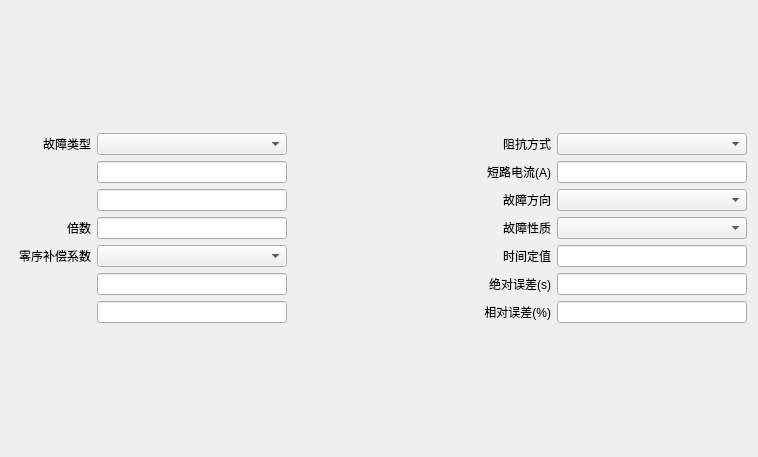
<?xml version="1.0" encoding="UTF-8"?>
<ui version="4.0">
 <class>QDistanceItemParaEditWidget</class>
 <widget class="QWidget" name="QDistanceItemParaEditWidget">
  <property name="geometry">
   <rect>
    <x>0</x>
    <y>0</y>
    <width>758</width>
    <height>457</height>
   </rect>
  </property>
  <property name="windowTitle">
   <string>Form</string>
  </property>
  <layout class="QVBoxLayout" name="verticalLayout">
   <item>
    <layout class="QGridLayout" name="m_gridLayout">
     <item row="2" column="0">
      <widget class="QLabel" name="m_labZAng">
       <property name="text">
        <string/>
       </property>
       <property name="alignment">
        <set>Qt::AlignRight|Qt::AlignTrailing|Qt::AlignVCenter</set>
       </property>
      </widget>
     </item>
     <item row="3" column="0">
      <widget class="QLabel" name="m_labRate">
       <property name="text">
        <string>倍数</string>
       </property>
       <property name="alignment">
        <set>Qt::AlignRight|Qt::AlignTrailing|Qt::AlignVCenter</set>
       </property>
      </widget>
     </item>
     <item row="4" column="2">
      <widget class="QComboBox" name="m_cmbK0Mode"/>
     </item>
     <item row="3" column="2">
      <widget class="QLineEdit" name="m_txtRate"/>
     </item>
     <item row="4" column="3">
      <spacer name="horizontalSpacer">
       <property name="orientation">
        <enum>Qt::Horizontal</enum>
       </property>
       <property name="sizeHint" stdset="0">
        <size>
         <width>40</width>
         <height>20</height>
        </size>
       </property>
      </spacer>
     </item>
     <item row="3" column="6">
      <widget class="QComboBox" name="m_cmb_ErrorNature"/>
     </item>
     <item row="0" column="4">
      <widget class="QLabel" name="m_lab_RSC">
       <property name="text">
        <string>阻抗方式</string>
       </property>
       <property name="alignment">
        <set>Qt::AlignRight|Qt::AlignTrailing|Qt::AlignVCenter</set>
       </property>
      </widget>
     </item>
     <item row="0" column="6">
      <widget class="QComboBox" name="m_cmb_RSC"/>
     </item>
     <item row="1" column="4">
      <widget class="QLabel" name="m_labFaultCurrent">
       <property name="text">
        <string>短路电流(A)</string>
       </property>
       <property name="alignment">
        <set>Qt::AlignRight|Qt::AlignTrailing|Qt::AlignVCenter</set>
       </property>
      </widget>
     </item>
     <item row="1" column="2">
      <widget class="QLineEdit" name="m_txtZSetting"/>
     </item>
     <item row="2" column="4">
      <widget class="QLabel" name="m_lab_ErrorDirc">
       <property name="text">
        <string>故障方向</string>
       </property>
       <property name="alignment">
        <set>Qt::AlignRight|Qt::AlignTrailing|Qt::AlignVCenter</set>
       </property>
      </widget>
     </item>
     <item row="2" column="6">
      <widget class="QComboBox" name="m_cmb_ErrorDirc"/>
     </item>
     <item row="0" column="2">
      <widget class="QComboBox" name="m_cmb_ErrorType"/>
     </item>
     <item row="3" column="4">
      <widget class="QLabel" name="m_lab_ErrorNature">
       <property name="text">
        <string>故障性质</string>
       </property>
       <property name="alignment">
        <set>Qt::AlignRight|Qt::AlignTrailing|Qt::AlignVCenter</set>
       </property>
      </widget>
     </item>
     <item row="1" column="0">
      <widget class="QLabel" name="m_labZSetting">
       <property name="text">
        <string/>
       </property>
       <property name="alignment">
        <set>Qt::AlignRight|Qt::AlignTrailing|Qt::AlignVCenter</set>
       </property>
      </widget>
     </item>
     <item row="4" column="0">
      <widget class="QLabel" name="m_labK0Mode">
       <property name="minimumSize">
        <size>
         <width>80</width>
         <height>0</height>
        </size>
       </property>
       <property name="text">
        <string>零序补偿系数</string>
       </property>
       <property name="alignment">
        <set>Qt::AlignRight|Qt::AlignTrailing|Qt::AlignVCenter</set>
       </property>
      </widget>
     </item>
     <item row="2" column="2">
      <widget class="QLineEdit" name="m_txtZAng"/>
     </item>
     <item row="1" column="6">
      <widget class="QLineEdit" name="m_txtFaultCurrent"/>
     </item>
     <item row="0" column="0">
      <widget class="QLabel" name="m_labErrType">
       <property name="text">
        <string>故障类型</string>
       </property>
       <property name="alignment">
        <set>Qt::AlignRight|Qt::AlignTrailing|Qt::AlignVCenter</set>
       </property>
      </widget>
     </item>
     <item row="4" column="4">
      <widget class="QLabel" name="m_lablne_TSetting">
       <property name="text">
        <string>时间定值</string>
       </property>
       <property name="alignment">
        <set>Qt::AlignRight|Qt::AlignTrailing|Qt::AlignVCenter</set>
       </property>
      </widget>
     </item>
     <item row="4" column="6">
      <widget class="QLineEdit" name="m_txtTSetting"/>
     </item>
     <item row="5" column="4">
      <widget class="QLabel" name="m_labAbsErr">
       <property name="text">
        <string>绝对误差(s)</string>
       </property>
       <property name="alignment">
        <set>Qt::AlignRight|Qt::AlignTrailing|Qt::AlignVCenter</set>
       </property>
      </widget>
     </item>
     <item row="5" column="6">
      <widget class="QLineEdit" name="m_txtAbsErr"/>
     </item>
     <item row="5" column="0">
      <widget class="QLabel" name="m_labKlKr">
       <property name="minimumSize">
        <size>
         <width>80</width>
         <height>0</height>
        </size>
       </property>
       <property name="text">
        <string/>
       </property>
       <property name="alignment">
        <set>Qt::AlignRight|Qt::AlignTrailing|Qt::AlignVCenter</set>
       </property>
      </widget>
     </item>
     <item row="5" column="2">
      <widget class="QLineEdit" name="m_txtKlKr"/>
     </item>
     <item row="6" column="4">
      <widget class="QLabel" name="m_labRelErr">
       <property name="text">
        <string>相对误差(%)</string>
       </property>
       <property name="alignment">
        <set>Qt::AlignRight|Qt::AlignTrailing|Qt::AlignVCenter</set>
       </property>
      </widget>
     </item>
     <item row="6" column="6">
      <widget class="QLineEdit" name="m_txtRelErr"/>
     </item>
     <item row="6" column="0">
      <widget class="QLabel" name="m_labAngKx">
       <property name="minimumSize">
        <size>
         <width>80</width>
         <height>0</height>
        </size>
       </property>
       <property name="text">
        <string/>
       </property>
       <property name="alignment">
        <set>Qt::AlignRight|Qt::AlignTrailing|Qt::AlignVCenter</set>
       </property>
      </widget>
     </item>
     <item row="6" column="2">
      <widget class="QLineEdit" name="m_txtAngKx"/>
     </item>
    </layout>
   </item>
  </layout>
 </widget>
 <resources/>
 <connections/>
</ui>
